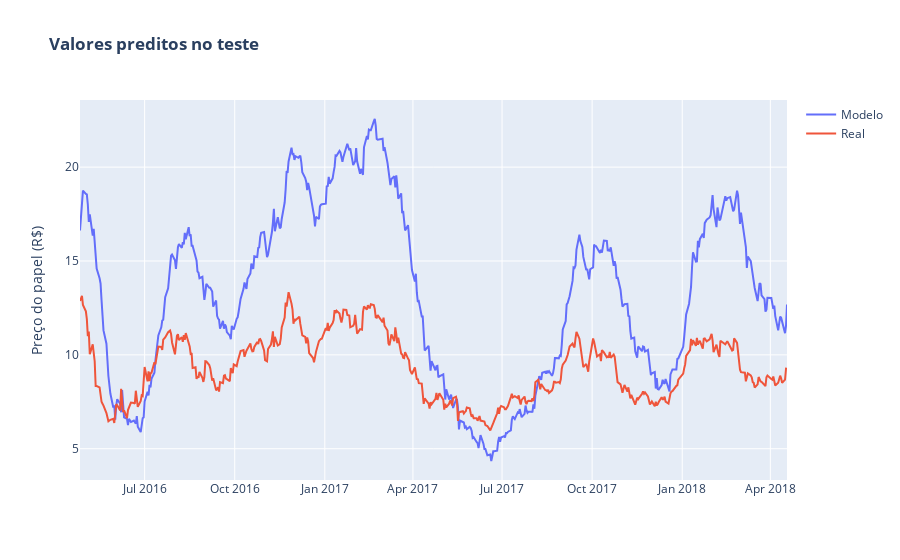

Notebook code cell kept with this figure:
### Code cell
fig = go.Figure()

fig.add_trace(go.Scatter(x=pd.to_datetime(test['date']), y= results[:,0], name='Modelo'))
fig.add_trace(go.Scatter(x=pd.to_datetime(test['date']), y=y_test, name='Real'))
fig.update_layout(title='<b> Valores preditos no teste </b>')
fig.update_yaxes(title_text='Preço do papel (R$)')
fig.show()

### Figure 1 — Plotly figure (JSON) as saved in the notebook; plotly's stock layout.template omitted (floating-point values rounded to 4 significant figures; data arrays with more than 128 entries replaced by an {"elided": "..."} marker saying what was removed)
{"data": [{"name": "Modelo", "type": "scatter", "x": {"elided": "492 str values"}, "y": {"elided": "492 float values"}}, {"name": "Real", "type": "scatter", "x": {"elided": "492 str values"}, "y": {"elided": "492 float values"}}], "layout": {"title": {"text": "<b> Valores preditos no teste </b>"}, "yaxis": {"title": {"text": "Preço do papel (R$)"}}}}
